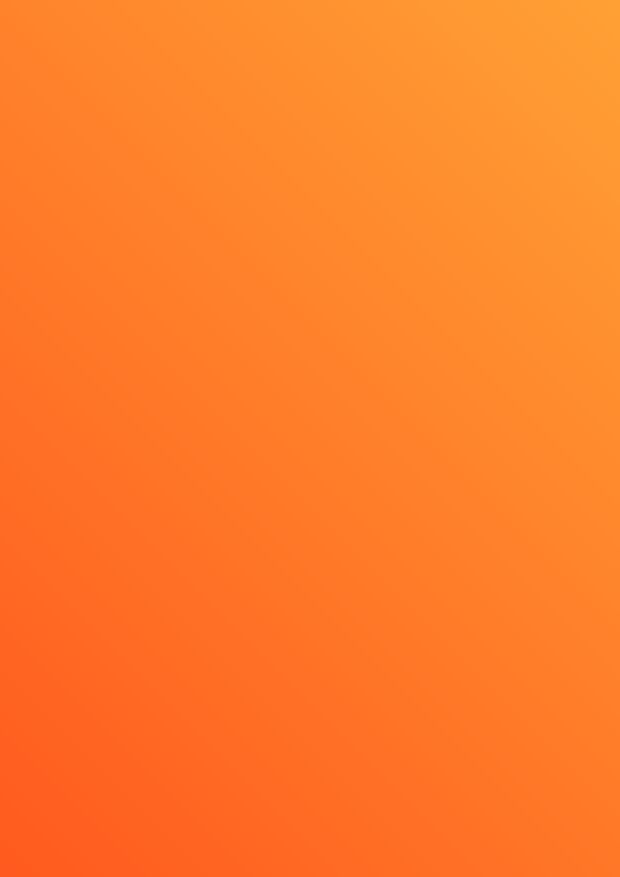
#> input picture assets/branding/gradient_bg.png, 1240 x 1754 px, given in place of logo.png, which was not available (shown at 1/2 size)
$ python generate_single_post_image_DRAFT.py
#> lines starting #> are read from the running program, lines starting #| are printed output that depends on the picture; after the words box and inside, x2 and y2 are one past the last pixel; in counts of white or black regions, pixels touching at a corner belong together; pictures that were not available may be replaced by others from this repository, and a replacement may not be noted
# -*- coding: utf-8 -*-
"""
BORRADOR DE EJEMPLO — formato nuevo propuesto (26/08 conversación con Jorge):
imagen única (no carrusel), mismo lenguaje visual de marca (ArchivoBlack +
Barlow-Bold, resaltado naranja tipo "subrayador", header logo+foto en el
mismo sitio) pero:

- Fondo BLANCO en vez de negro.
- Titular = el nombre del recurso gratis que se está regalando.
- Tono coloquial, con una broma/expresión del día a día.
- Fila de logos de herramientas relacionadas con el recurso.
- Bloque de beneficios ("qué te llevas").
- CTA tipo "Comenta X y te lo mando" (en vez de "enlace en comentarios").

NO es parte del flujo automático todavía — es un ejemplo para que Jorge dé
el visto bueno o pida cambios antes de integrarlo en la rutina diaria.

Uso: python3 scripts/generate_single_post_image_DRAFT.py [ruta_salida.png]
"""
import sys
from pathlib import Path
from PIL import Image, ImageDraw, ImageFont, ImageOps

REPO_ROOT = Path(__file__).resolve().parent.parent
FONT_DIR = REPO_ROOT / "assets" / "fonts"
PHOTO_PATH = REPO_ROOT / "assets" / "branding" / "foto-jorge.jpg"
LOGO_PATH = REPO_ROOT / "assets" / "branding" / "logo.png"
TOOL_LOGO_DIR = REPO_ROOT / "assets" / "branding" / "tool-logos"
OUT_PATH = Path(sys.argv[1]) if len(sys.argv) > 1 else REPO_ROOT / "content" / "_ejemplo-formato-imagen-unica.png"

W, H = 1080, 1400
MARGIN_X = 64

# Paleta — misma marca, versión "fondo blanco"
WHITE = (255, 255, 255)
GRID = (237, 235, 231)      # rejilla decorativa — misma idea que el carrusel negro, muy sutil sobre blanco
INK = (17, 17, 17)          # texto principal sobre blanco (antes era crema sobre negro)
ORANGE = (255, 90, 31)
GRAY = (110, 110, 104)      # texto secundario — más oscuro que el gris de la versión negra, para contraste en blanco
CHIP_BG = (246, 244, 240)
CHIP_BORDER = (226, 224, 218)

TITLE_FONT = "ArchivoBlack-Regular.ttf"
BOLD_FONT = "Barlow-Bold.ttf"


def F(name, size):
    return ImageFont.truetype(str(FONT_DIR / name), size)


def rr(draw, box, radius, fill=None, outline=None, width=1):
    draw.rounded_rectangle(box, radius=radius, fill=fill, outline=outline, width=width)


def wrap(draw, text, f, max_w):
    words, lines, cur = text.split(" "), [], ""
    for w in words:
        trial = (cur + " " + w).strip()
        if draw.textbbox((0, 0), trial, font=f)[2] <= max_w:
            cur = trial
        else:
            if cur:
                lines.append(cur)
            cur = w
    if cur:
        lines.append(cur)
    return lines


def draw_wrapped(draw, xy, text, f, fill, max_w, line_h, align="left"):
    x, y = xy
    for ln in wrap(draw, text, f, max_w):
        if align == "center":
            w = draw.textbbox((0, 0), ln, font=f)[2]
            draw.text((x - w / 2, y), ln, font=f, fill=fill)
        else:
            draw.text((x, y), ln, font=f, fill=fill)
        y += line_h
    return y


def draw_mixed_line(draw, x, y, parts, font, pad=9, radius=10):
    """parts: lista de (texto, es_resaltado). Caja naranja detrás del
    fragmento resaltado (texto en negro sobre naranja), igual que el
    carrusel — el efecto funciona igual de bien sobre fondo blanco."""
    cx = x
    for text, hl in parts:
        w = draw.textbbox((0, 0), text, font=font)[2]
        if hl:
            bbox = draw.textbbox((cx, y), text, font=font)
            box = (bbox[0] - pad, bbox[1] - pad * 0.6, bbox[2] + pad, bbox[3] + pad * 0.6)
            rr(draw, box, radius, fill=ORANGE)
            draw.text((cx, y), text, font=font, fill=INK)
        else:
            draw.text((cx, y), text, font=font, fill=INK)
        cx += w + draw.textbbox((0, 0), " ", font=font)[2]


def recolor_logo_for_white_bg():
    """El logo original ya es negro+naranja — sobre fondo blanco no hace
    falta recolorear nada (al contrario que en el carrusel, donde el negro
    se convertía en crema para que se viera sobre fondo oscuro)."""
    return Image.open(LOGO_PATH).convert("RGBA")


def circular_photo(diameter, border, border_color=ORANGE):
    photo = Image.open(PHOTO_PATH).convert("RGB")
    photo = ImageOps.fit(photo, (diameter, diameter), centering=(0.5, 0.3))
    mask = Image.new("L", (diameter, diameter), 0)
    ImageDraw.Draw(mask).ellipse((0, 0, diameter, diameter), fill=255)
    ring_d = diameter + border * 2
    ring = Image.new("RGBA", (ring_d, ring_d), (0, 0, 0, 0))
    ImageDraw.Draw(ring).ellipse((0, 0, ring_d, ring_d), fill=border_color + (255,))
    ring.paste(photo, (border, border), mask)
    return ring, ring_d


def tool_chip(img, draw, cx, cy, diameter, logo_path, label, label_size=21):
    box = (cx - diameter / 2, cy - diameter / 2, cx + diameter / 2, cy + diameter / 2)
    draw.ellipse(box, fill=CHIP_BG, outline=CHIP_BORDER, width=2)
    logo = Image.open(logo_path).convert("RGBA")
    pad = int(diameter * 0.24)
    logo_d = int(diameter) - pad * 2
    logo = logo.resize((logo_d, logo_d), Image.LANCZOS)
    img.paste(logo, (int(cx - diameter / 2 + pad), int(cy - diameter / 2 + pad)), logo)
    f_label = F(BOLD_FONT, label_size)
    draw.text((cx, cy + diameter / 2 + 22), label, font=f_label, fill=GRAY, anchor="mm")


def arrow_bullet(draw, x, y, size, color=ORANGE):
    draw.polygon([(x, y - size / 2), (x, y + size / 2), (x + size * 0.9, y)], fill=color)


# ==================================================================
# CONTENIDO DE EJEMPLO (recurso: chuleta/checklist SEO evergreen —
# solo para ilustrar el formato, se sustituye por el tema real del día)
# ==================================================================
KICKER = "RECURSO GRATIS · SEO ECOMMERCE"
TITLE_LINES = [
    [("LA ", False), ("CHULETA SEO", True)],
    [("QUE USO EN", False)],
    [("CADA AUDITORÍA", False)],
]
SUBTITLE = ("Sin rollos ni tecnicismos raros: los fallos que le hacen perder "
            "pasta a un ecommerce, contados como se los explicaría a mi cuñado.")

TOOLS = [
    (str(TOOL_LOGO_DIR / "google-search-console.png"), "Search Console"),
    (str(TOOL_LOGO_DIR / "screamingfrog.png"), "Screaming Frog"),
    (str(TOOL_LOGO_DIR / "wordpress.png"), "WordPress"),
    (str(TOOL_LOGO_DIR / "yoast-seo.png"), "Yoast SEO"),
]

BENEFITS_TITLE = "¿QUÉ TE LLEVAS?"
BENEFITS = [
    "Encuentra en 5 minutos lo que a otros les cuesta semanas ver",
    "Explicado en cristiano, cero jerga imposible",
    "Se aplica hoy mismo, sin tocar una línea de código",
]

CTA_LINE1 = "COMENTA \"CHULETA\""
CTA_LINE2 = "Y TE LO MANDO"
CTA_SUB = "Directo a tu bandeja de entrada, sin vueltas."

FOOTER_NOTE = "Guía gratuita para ecommerce en WordPress y Shopify"
# ==================================================================


def build():
    img = Image.new("RGB", (W, H), WHITE)
#> img: PIL image 1080x1400 RGB; every value is 255
    d = ImageDraw.Draw(img)

    # ---- Rejilla decorativa sutil (misma idea que el carrusel negro) ----
    step = 155
    for gx in range(0, W + 1, step):
        d.line((gx, 0, gx, H), fill=GRID, width=1)
    for gy in range(0, H + 1, step):
        d.line((0, gy, W, gy), fill=GRID, width=1)

    # ---- Header: logo + foto, mismo sitio que el carrusel ----
    logo = recolor_logo_for_white_bg()
    logo_h = 42
    logo_w = int(logo.width * logo_h / logo.height)
#> logo_w = 29
    logo_resized = logo.resize((logo_w, logo_h), Image.LANCZOS)
    img.paste(logo_resized, (MARGIN_X, 56), logo_resized)

    ring, ring_d = circular_photo(74, 4)
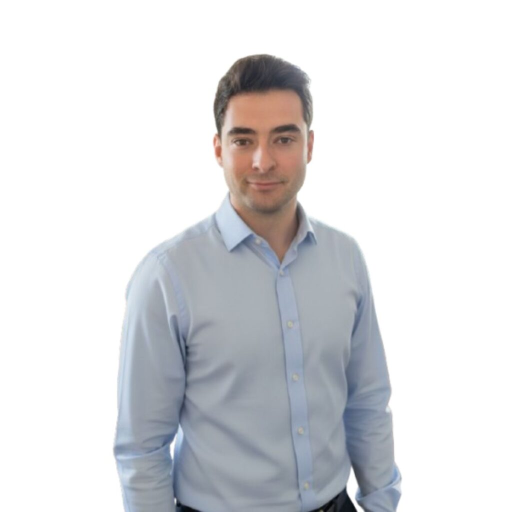
#> input picture assets/branding/foto-jorge.jpg, 1024 x 1024 px (shown at 1/2 size)
#> in circular_photo, photo is the input picture: PIL image 1024x1024 RGB; mean R, G, B 220.4, 221, 223.5
#> in circular_photo, `photo = ImageOps.fit(photo, (diameter, diameter), centering=(0.5, 0.3))`:
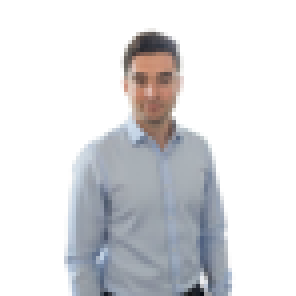
#> photo: PIL image 74x74 RGB (shown 4 times larger); mean R, G, B 220.3, 221, 223.4
#> in circular_photo, `mask = Image.new("L", (diameter, diameter), 0)`: mask: PIL image 74x74 L; every value is 0
#> in circular_photo, `ImageDraw.Draw(mask).ellipse((0, 0, diameter, diameter), fill=255)`:
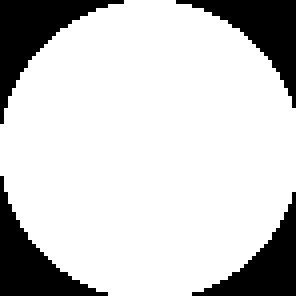
#> mask: PIL image 74x74 L (shown 4 times larger); 80% white; 4 black regions, box (x1, y1, x2, y2) and area: (0, 0, 31, 31) 305, (44, 0, 74, 27) 274, (0, 44, 27, 74) 274, (48, 48, 74, 74) 244
#> in circular_photo, `ring = Image.new("RGBA", (ring_d, ring_d), (0, 0, 0, 0))`: ring: PIL image 82x82 RGBA; every value is 0
#> in circular_photo, `ImageDraw.Draw(ring).ellipse((0, 0, ring_d, ring_d), fill=border_color..`:
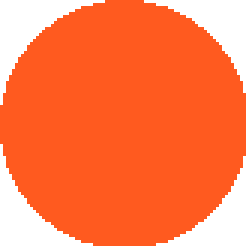
#> ring: PIL image 82x82 RGBA (shown 3 times larger); mean R, G, B, A 203.8, 71.9, 24.8, 203.8; transparent parts drawn white
#> in circular_photo, `ring.paste(photo, (border, border), mask)`:
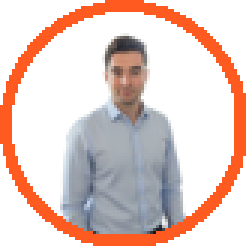
#> ring: PIL image 82x82 RGBA (shown 3 times larger); mean R, G, B, A 176.4, 152.4, 145.6, 203.8; transparent parts drawn white
#> ring_d = 82
    img.paste(ring, (W - MARGIN_X - ring_d, 46), ring)

    d.text((MARGIN_X, 56 + logo_h + 18), KICKER, font=F(BOLD_FONT, 20), fill=GRAY)

    # ---- Titular grande (nombre del recurso) ----
    f_title = F(TITLE_FONT, 76)
    line_h = 96
    y = 218
    for line in TITLE_LINES:
        draw_mixed_line(d, MARGIN_X, y, line, f_title)
        y += line_h
#> after the loop, y = 506

    # ---- Subtítulo coloquial ----
    y += 22
#> y = 528
    y = draw_wrapped(d, (MARGIN_X, y), SUBTITLE, F(BOLD_FONT, 28), GRAY, W - MARGIN_X * 2, 38)
#> y = 604

    # ---- Fila de herramientas ----
    y += 44
#> y = 648
    n = len(TOOLS)
    chip_d = 128
    gap = 40
    total_w = n * chip_d + (n - 1) * gap
    start_x = (W - total_w) / 2
    chips_cy = y + chip_d / 2
#> chips_cy = 712
    x = start_x
    for logo_path, label in TOOLS:
        tool_chip(img, d, x + chip_d / 2, chips_cy, chip_d, logo_path, label)
#> in tool_chip, `box = (cx - diameter / 2, cy - diameter / 2, cx + diameter / 2, cy + d..`: box = (224, 648, 352, 776)
#> in tool_chip, `logo = logo.resize((logo_d, logo_d), Image.LANCZOS)`:
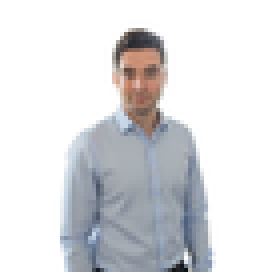
#> logo: PIL image 68x68 RGBA (shown 4 times larger); mean R, G, B, A 220.2, 220.9, 223.4, 255
#> in tool_chip, `img.paste(logo, (int(cx - diameter / 2 + pad), int(cy - diameter / 2 +..`:
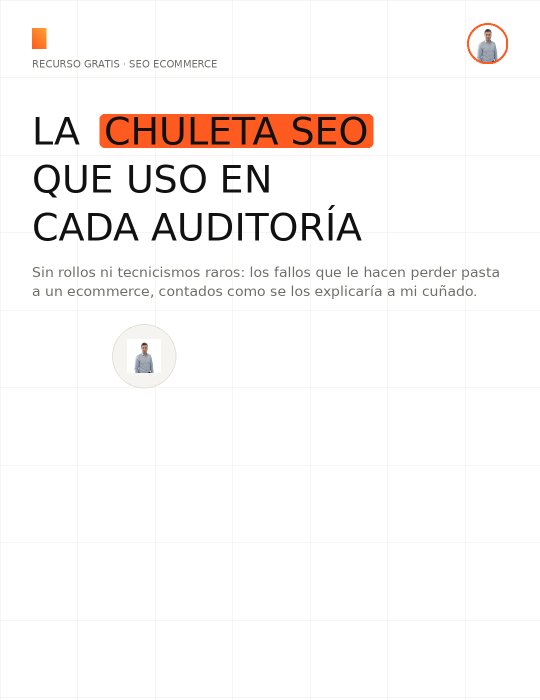
#> img: PIL image 1080x1400 RGB (shown at 1/2 size); mean R, G, B 248.8, 245.5, 244.1
        x += chip_d + gap
    y = chips_cy + chip_d / 2 + 60

    # ---- Separador ----
    d.line((MARGIN_X, y, W - MARGIN_X, y), fill=CHIP_BORDER, width=2)
    y += 40

    # ---- Beneficios ----
    d.text((MARGIN_X, y), BENEFITS_TITLE, font=F(TITLE_FONT, 30), fill=INK)
    y += 56
    f_benefit = F(BOLD_FONT, 27)
    for b in BENEFITS:
        arrow_bullet(d, MARGIN_X + 6, y + 14, 22)
        y = draw_wrapped(d, (MARGIN_X + 46, y), b, f_benefit, INK, W - MARGIN_X * 2 - 46, 34)
        y += 18

    # ---- CTA: caja naranja "Comenta X y te lo mando" ----
    y += 20
    box_top = y
    box_h = 190
    rr(d, (MARGIN_X, box_top, W - MARGIN_X, box_top + box_h), 22, fill=ORANGE)

    f_cta = F(TITLE_FONT, 46)
    cta_cy = box_top + 72
    w1 = d.textbbox((0, 0), CTA_LINE1, font=f_cta)[2]
    d.text((W / 2 - w1 / 2, cta_cy - 30), CTA_LINE1, font=f_cta, fill=WHITE)
    w2 = d.textbbox((0, 0), CTA_LINE2, font=f_cta)[2]
    d.text((W / 2 - w2 / 2, cta_cy + 34), CTA_LINE2, font=f_cta, fill=WHITE)

    f_ctasub = F(BOLD_FONT, 22)
    wsub = d.textbbox((0, 0), CTA_SUB, font=f_ctasub)[2]
    d.text((W / 2 - wsub / 2, box_top + box_h - 40), CTA_SUB, font=f_ctasub, fill=(255, 224, 209))

    # ---- Footer ----
    footer_y = box_top + box_h + 26
    fw = d.textbbox((0, 0), FOOTER_NOTE, font=F(BOLD_FONT, 20))[2]
    d.text((W / 2 - fw / 2, footer_y), FOOTER_NOTE, font=F(BOLD_FONT, 20), fill=GRAY)

    OUT_PATH.parent.mkdir(parents=True, exist_ok=True)
    img.save(OUT_PATH)
    print(f"Imagen generada: {OUT_PATH} ({W}x{H}, altura de contenido usada hasta y={footer_y + 30})")


if __name__ == "__main__":
#> (the run stopped early here; a loop or call above may not have finished)
